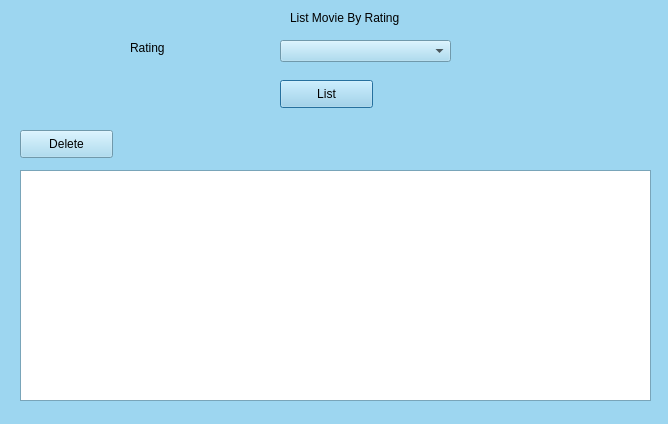
<?xml version="1.0" encoding="UTF-8"?>
<ui version="4.0">
 <class>ListMovieByRating</class>
 <widget class="QDialog" name="ListMovieByRating">
  <property name="geometry">
   <rect>
    <x>0</x>
    <y>0</y>
    <width>668</width>
    <height>424</height>
   </rect>
  </property>
  <property name="palette">
   <palette>
    <active>
     <colorrole role="WindowText">
      <brush brushstyle="SolidPattern">
       <color alpha="255">
        <red>0</red>
        <green>0</green>
        <blue>0</blue>
       </color>
      </brush>
     </colorrole>
     <colorrole role="Button">
      <brush brushstyle="SolidPattern">
       <color alpha="255">
        <red>157</red>
        <green>214</green>
        <blue>240</blue>
       </color>
      </brush>
     </colorrole>
     <colorrole role="Light">
      <brush brushstyle="SolidPattern">
       <color alpha="255">
        <red>255</red>
        <green>255</green>
        <blue>255</blue>
       </color>
      </brush>
     </colorrole>
     <colorrole role="Midlight">
      <brush brushstyle="SolidPattern">
       <color alpha="255">
        <red>206</red>
        <green>234</green>
        <blue>247</blue>
       </color>
      </brush>
     </colorrole>
     <colorrole role="Dark">
      <brush brushstyle="SolidPattern">
       <color alpha="255">
        <red>78</red>
        <green>107</green>
        <blue>120</blue>
       </color>
      </brush>
     </colorrole>
     <colorrole role="Mid">
      <brush brushstyle="SolidPattern">
       <color alpha="255">
        <red>105</red>
        <green>143</green>
        <blue>160</blue>
       </color>
      </brush>
     </colorrole>
     <colorrole role="Text">
      <brush brushstyle="SolidPattern">
       <color alpha="255">
        <red>0</red>
        <green>0</green>
        <blue>0</blue>
       </color>
      </brush>
     </colorrole>
     <colorrole role="BrightText">
      <brush brushstyle="SolidPattern">
       <color alpha="255">
        <red>255</red>
        <green>255</green>
        <blue>255</blue>
       </color>
      </brush>
     </colorrole>
     <colorrole role="ButtonText">
      <brush brushstyle="SolidPattern">
       <color alpha="255">
        <red>0</red>
        <green>0</green>
        <blue>0</blue>
       </color>
      </brush>
     </colorrole>
     <colorrole role="Base">
      <brush brushstyle="SolidPattern">
       <color alpha="255">
        <red>255</red>
        <green>255</green>
        <blue>255</blue>
       </color>
      </brush>
     </colorrole>
     <colorrole role="Window">
      <brush brushstyle="SolidPattern">
       <color alpha="255">
        <red>157</red>
        <green>214</green>
        <blue>240</blue>
       </color>
      </brush>
     </colorrole>
     <colorrole role="Shadow">
      <brush brushstyle="SolidPattern">
       <color alpha="255">
        <red>0</red>
        <green>0</green>
        <blue>0</blue>
       </color>
      </brush>
     </colorrole>
     <colorrole role="AlternateBase">
      <brush brushstyle="SolidPattern">
       <color alpha="255">
        <red>206</red>
        <green>234</green>
        <blue>247</blue>
       </color>
      </brush>
     </colorrole>
     <colorrole role="ToolTipBase">
      <brush brushstyle="SolidPattern">
       <color alpha="255">
        <red>255</red>
        <green>255</green>
        <blue>220</blue>
       </color>
      </brush>
     </colorrole>
     <colorrole role="ToolTipText">
      <brush brushstyle="SolidPattern">
       <color alpha="255">
        <red>0</red>
        <green>0</green>
        <blue>0</blue>
       </color>
      </brush>
     </colorrole>
    </active>
    <inactive>
     <colorrole role="WindowText">
      <brush brushstyle="SolidPattern">
       <color alpha="255">
        <red>0</red>
        <green>0</green>
        <blue>0</blue>
       </color>
      </brush>
     </colorrole>
     <colorrole role="Button">
      <brush brushstyle="SolidPattern">
       <color alpha="255">
        <red>157</red>
        <green>214</green>
        <blue>240</blue>
       </color>
      </brush>
     </colorrole>
     <colorrole role="Light">
      <brush brushstyle="SolidPattern">
       <color alpha="255">
        <red>255</red>
        <green>255</green>
        <blue>255</blue>
       </color>
      </brush>
     </colorrole>
     <colorrole role="Midlight">
      <brush brushstyle="SolidPattern">
       <color alpha="255">
        <red>206</red>
        <green>234</green>
        <blue>247</blue>
       </color>
      </brush>
     </colorrole>
     <colorrole role="Dark">
      <brush brushstyle="SolidPattern">
       <color alpha="255">
        <red>78</red>
        <green>107</green>
        <blue>120</blue>
       </color>
      </brush>
     </colorrole>
     <colorrole role="Mid">
      <brush brushstyle="SolidPattern">
       <color alpha="255">
        <red>105</red>
        <green>143</green>
        <blue>160</blue>
       </color>
      </brush>
     </colorrole>
     <colorrole role="Text">
      <brush brushstyle="SolidPattern">
       <color alpha="255">
        <red>0</red>
        <green>0</green>
        <blue>0</blue>
       </color>
      </brush>
     </colorrole>
     <colorrole role="BrightText">
      <brush brushstyle="SolidPattern">
       <color alpha="255">
        <red>255</red>
        <green>255</green>
        <blue>255</blue>
       </color>
      </brush>
     </colorrole>
     <colorrole role="ButtonText">
      <brush brushstyle="SolidPattern">
       <color alpha="255">
        <red>0</red>
        <green>0</green>
        <blue>0</blue>
       </color>
      </brush>
     </colorrole>
     <colorrole role="Base">
      <brush brushstyle="SolidPattern">
       <color alpha="255">
        <red>255</red>
        <green>255</green>
        <blue>255</blue>
       </color>
      </brush>
     </colorrole>
     <colorrole role="Window">
      <brush brushstyle="SolidPattern">
       <color alpha="255">
        <red>157</red>
        <green>214</green>
        <blue>240</blue>
       </color>
      </brush>
     </colorrole>
     <colorrole role="Shadow">
      <brush brushstyle="SolidPattern">
       <color alpha="255">
        <red>0</red>
        <green>0</green>
        <blue>0</blue>
       </color>
      </brush>
     </colorrole>
     <colorrole role="AlternateBase">
      <brush brushstyle="SolidPattern">
       <color alpha="255">
        <red>206</red>
        <green>234</green>
        <blue>247</blue>
       </color>
      </brush>
     </colorrole>
     <colorrole role="ToolTipBase">
      <brush brushstyle="SolidPattern">
       <color alpha="255">
        <red>255</red>
        <green>255</green>
        <blue>220</blue>
       </color>
      </brush>
     </colorrole>
     <colorrole role="ToolTipText">
      <brush brushstyle="SolidPattern">
       <color alpha="255">
        <red>0</red>
        <green>0</green>
        <blue>0</blue>
       </color>
      </brush>
     </colorrole>
    </inactive>
    <disabled>
     <colorrole role="WindowText">
      <brush brushstyle="SolidPattern">
       <color alpha="255">
        <red>78</red>
        <green>107</green>
        <blue>120</blue>
       </color>
      </brush>
     </colorrole>
     <colorrole role="Button">
      <brush brushstyle="SolidPattern">
       <color alpha="255">
        <red>157</red>
        <green>214</green>
        <blue>240</blue>
       </color>
      </brush>
     </colorrole>
     <colorrole role="Light">
      <brush brushstyle="SolidPattern">
       <color alpha="255">
        <red>255</red>
        <green>255</green>
        <blue>255</blue>
       </color>
      </brush>
     </colorrole>
     <colorrole role="Midlight">
      <brush brushstyle="SolidPattern">
       <color alpha="255">
        <red>206</red>
        <green>234</green>
        <blue>247</blue>
       </color>
      </brush>
     </colorrole>
     <colorrole role="Dark">
      <brush brushstyle="SolidPattern">
       <color alpha="255">
        <red>78</red>
        <green>107</green>
        <blue>120</blue>
       </color>
      </brush>
     </colorrole>
     <colorrole role="Mid">
      <brush brushstyle="SolidPattern">
       <color alpha="255">
        <red>105</red>
        <green>143</green>
        <blue>160</blue>
       </color>
      </brush>
     </colorrole>
     <colorrole role="Text">
      <brush brushstyle="SolidPattern">
       <color alpha="255">
        <red>78</red>
        <green>107</green>
        <blue>120</blue>
       </color>
      </brush>
     </colorrole>
     <colorrole role="BrightText">
      <brush brushstyle="SolidPattern">
       <color alpha="255">
        <red>255</red>
        <green>255</green>
        <blue>255</blue>
       </color>
      </brush>
     </colorrole>
     <colorrole role="ButtonText">
      <brush brushstyle="SolidPattern">
       <color alpha="255">
        <red>78</red>
        <green>107</green>
        <blue>120</blue>
       </color>
      </brush>
     </colorrole>
     <colorrole role="Base">
      <brush brushstyle="SolidPattern">
       <color alpha="255">
        <red>157</red>
        <green>214</green>
        <blue>240</blue>
       </color>
      </brush>
     </colorrole>
     <colorrole role="Window">
      <brush brushstyle="SolidPattern">
       <color alpha="255">
        <red>157</red>
        <green>214</green>
        <blue>240</blue>
       </color>
      </brush>
     </colorrole>
     <colorrole role="Shadow">
      <brush brushstyle="SolidPattern">
       <color alpha="255">
        <red>0</red>
        <green>0</green>
        <blue>0</blue>
       </color>
      </brush>
     </colorrole>
     <colorrole role="AlternateBase">
      <brush brushstyle="SolidPattern">
       <color alpha="255">
        <red>157</red>
        <green>214</green>
        <blue>240</blue>
       </color>
      </brush>
     </colorrole>
     <colorrole role="ToolTipBase">
      <brush brushstyle="SolidPattern">
       <color alpha="255">
        <red>255</red>
        <green>255</green>
        <blue>220</blue>
       </color>
      </brush>
     </colorrole>
     <colorrole role="ToolTipText">
      <brush brushstyle="SolidPattern">
       <color alpha="255">
        <red>0</red>
        <green>0</green>
        <blue>0</blue>
       </color>
      </brush>
     </colorrole>
    </disabled>
   </palette>
  </property>
  <property name="windowTitle">
   <string>Dialog</string>
  </property>
  <widget class="QLabel" name="label">
   <property name="geometry">
    <rect>
     <x>290</x>
     <y>10</y>
     <width>141</width>
     <height>16</height>
    </rect>
   </property>
   <property name="text">
    <string>List Movie By Rating</string>
   </property>
  </widget>
  <widget class="QLabel" name="label_2">
   <property name="geometry">
    <rect>
     <x>130</x>
     <y>40</y>
     <width>101</width>
     <height>16</height>
    </rect>
   </property>
   <property name="text">
    <string>Rating</string>
   </property>
  </widget>
  <widget class="QComboBox" name="cmbRating">
   <property name="geometry">
    <rect>
     <x>280</x>
     <y>40</y>
     <width>171</width>
     <height>22</height>
    </rect>
   </property>
  </widget>
  <widget class="QPushButton" name="btnList">
   <property name="geometry">
    <rect>
     <x>280</x>
     <y>80</y>
     <width>93</width>
     <height>28</height>
    </rect>
   </property>
   <property name="text">
    <string>List</string>
   </property>
  </widget>
  <widget class="QTableView" name="tableView">
   <property name="geometry">
    <rect>
     <x>20</x>
     <y>170</y>
     <width>631</width>
     <height>231</height>
    </rect>
   </property>
  </widget>
  <widget class="QPushButton" name="btnDel">
   <property name="geometry">
    <rect>
     <x>20</x>
     <y>130</y>
     <width>93</width>
     <height>28</height>
    </rect>
   </property>
   <property name="text">
    <string>Delete</string>
   </property>
  </widget>
 </widget>
 <resources/>
 <connections/>
</ui>
